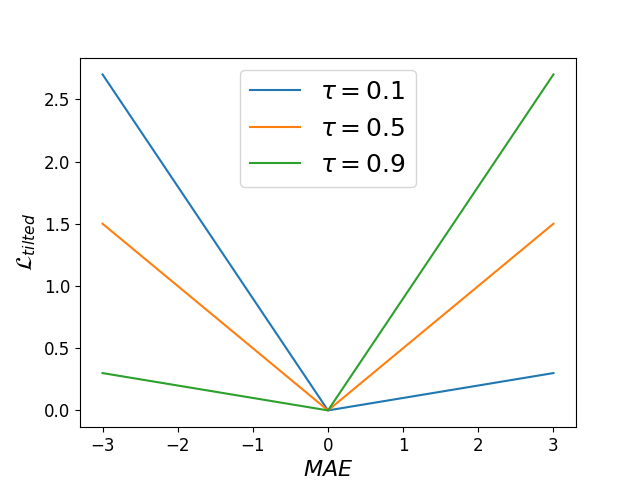

Source code (Python):
import matplotlib.pyplot as plt
import numpy as np

def tilted_loss(e, q):
    loss = max(q * e, (q - 1) * e)
    return loss

def plot_tilted_loss():
    quantiles = [.1, .5, .9]
    errors = np.arange(-3, 3.5, .5)
    losses = np.array([[tilted_loss(e, q) for e in errors] for q in quantiles])
    print(losses.shape)
    
    plt.plot(errors, losses[0,:], label=r"$\tau=0.1$")
    plt.plot(errors, losses[1,:], label=r"$\tau=0.5$")
    plt.plot(errors, losses[2,:], label=r"$\tau=0.9$")

    plt.xlabel("Time", fontsize=16)
    plt.ylabel("Time", fontsize=16)

    plt.xlabel("$MAE$")
    plt.ylabel("$\mathcal{L}_{tilted}$")

    plt.legend(prop={"size": 18})

    plt.xticks(fontsize=12)
    plt.yticks(fontsize=12)

    # plt.xlim((-2.5,3))

    plt.show()

plot_tilted_loss()
